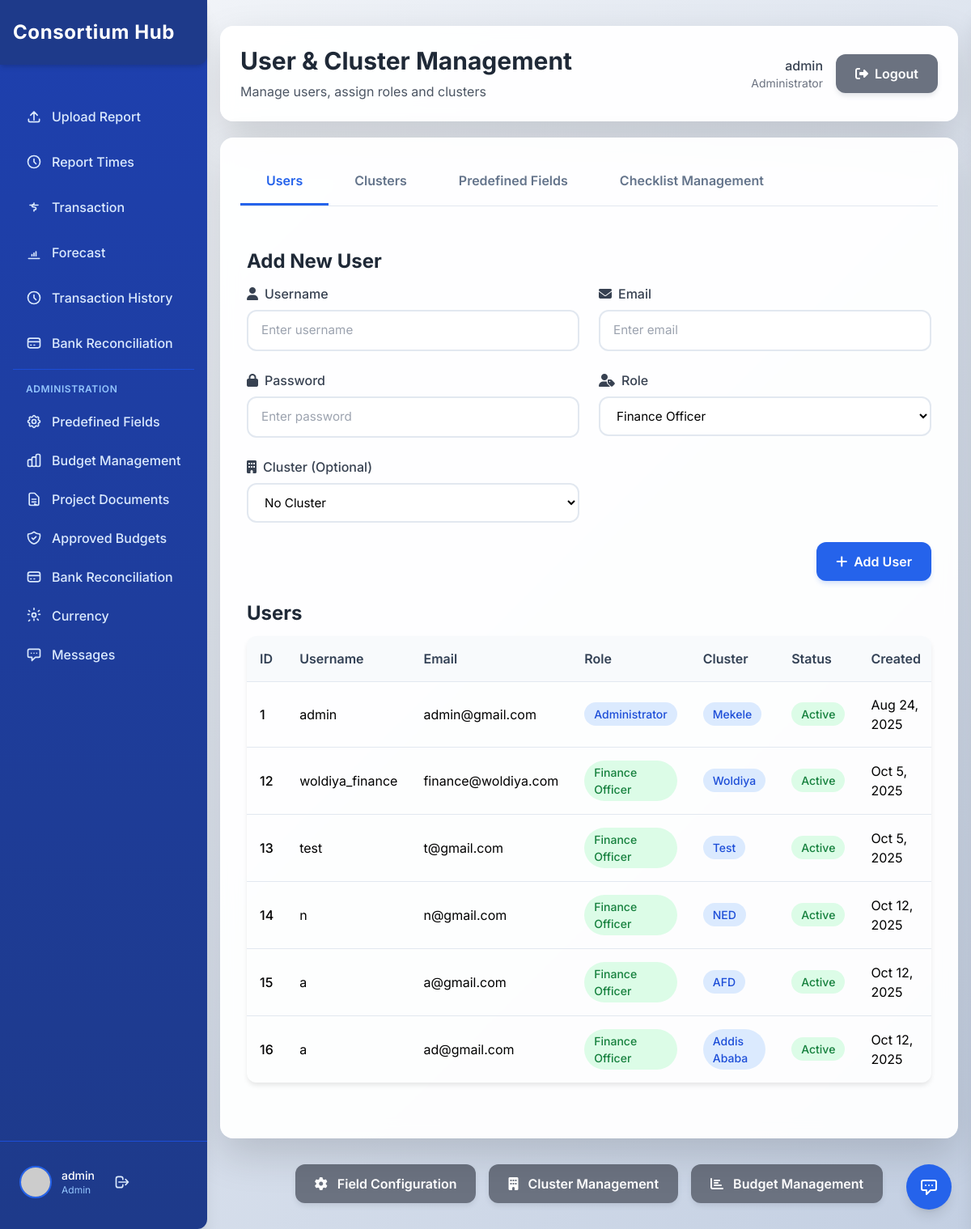
/admin.php (signed in), run on the app's committed database.
### tables this page shows
CREATE TABLE `users` (
  `id` int(11) NOT NULL,
  `username` varchar(100) NOT NULL,
  `email` varchar(100) NOT NULL,
  `password` varchar(255) NOT NULL,
  `role` enum('admin','finance_officer') NOT NULL DEFAULT 'finance_officer',
  `cluster_name` varchar(100) DEFAULT NULL,
  `is_active` tinyint(1) DEFAULT 1,
  `created_at` timestamp NOT NULL DEFAULT current_timestamp(),
  `updated_at` timestamp NOT NULL DEFAULT current_timestamp() ON UPDATE current_timestamp()
);

### admin.php (the view, shortened to what this page needs)
<?php
include 'header.php';
include 'setup_database.php';
$usersQuery = "SELECT id, username, email, role, cluster_name, is_active, created_at FROM users ORDER BY id";
$usersResult = $conn->query($usersQuery);
$users = [];
if ($usersResult && $usersResult->num_rows > 0) {
    while ($row = $usersResult->fetch_assoc()) {
        $users[] = $row;
    }
}
?>
<!DOCTYPE html>
<html lang="en">
<head>
    <script src="https://cdn.tailwindcss.com"></script>
    <link rel="stylesheet" href="https://cdnjs.cloudflare.com/ajax/libs/font-awesome/6.4.0/css/all.min.css">
</head>
<body>
    <div class="min-h-screen py-8 overflow-y-auto main-content-flex">
        <div class="max-w-6xl mx-auto px-4 w-full">
            <div class="admin-card p-6 mb-8">
                <div class="flex flex-col md:flex-row md:items-center md:justify-between gap-4">
                    <div>
                        <h1 class="text-3xl font-bold text-gray-800">User & Cluster Management</h1>
                        <p class="text-gray-600 mt-2">Manage users, assign roles and clusters</p>
                    </div>
                    <div class="flex items-center gap-4">
                        <div class="text-right">
                            <p class="text-gray-700 font-medium"><?php echo htmlspecialchars($_SESSION['username']); ?></p>
                            <p class="text-gray-500 text-sm">Administrator</p>
                        </div>
                        <a href="logout.php" class="btn-secondary flex items-center gap-2">
                            <i class="fas fa-sign-out-alt"></i> Logout
                        </a>
                    </div>
                </div>
            </div>
            <div class="admin-card p-6 mb-8">
                <div class="tabs">
                    <div class="tab active" onclick="switchTab('users')">Users</div>
                    <div class="tab" onclick="switchTab('clusters')">Clusters</div>
                    <div class="tab" onclick="switchTab('fields')">Predefined Fields</div>
                    <div class="tab" onclick="switchTab('checklist')">Checklist Management</div>
                </div>
                <div id="users-tab" class="tab-content active">
                    <div class="tab-wrapper">
                        <div class="mb-8 form-container">
                            <h2 class="text-2xl font-bold text-gray-800 mb-6">Add New User</h2>
                            <form method="POST" class="grid grid-cols-1 md:grid-cols-2 gap-6">
                                <div>
                                    <label class="block text-gray-700 font-medium mb-2" for="username">
                                        <i class="fas fa-user mr-2"></i>Username
                                    </label>
                                    <input
                                        type="text"
                                        id="username"
                                        name="username"
                                        class="form-input"
                                        placeholder="Enter username"
                                        value="<?php echo htmlspecialchars($_POST['username'] ?? ''); ?>"
                                        required
                                    >
                                </div>
                                <div>
                                    <label class="block text-gray-700 font-medium mb-2" for="email">
                                        <i class="fas fa-envelope mr-2"></i>Email
                                    </label>
                                    <input
                                        type="email"
                                        id="email"
                                        name="email"
                                        class="form-input"
                                        placeholder="Enter email"
                                        value="<?php echo htmlspecialchars($_POST['email'] ?? ''); ?>"
                                        required
                                    >
                                </div>
                                <div>
                                    <label class="block text-gray-700 font-medium mb-2" for="password">
                                        <i class="fas fa-lock mr-2"></i>Password
                                    </label>
                                    <input
                                        type="password"
                                        id="password"
                                        name="password"
                                        class="form-input"
                                        placeholder="Enter password"
                                        required
                                    >
                                </div>
                                <div>
                                    <label class="block text-gray-700 font-medium mb-2" for="role">
                                        <i class="fas fa-user-tag mr-2"></i>Role
                                    </label>
                                    <select id="role" name="role" class="form-input">
                                        <option value="finance_officer" <?php echo (($_POST['role'] ?? 'finance_officer') === 'finance_officer') ? 'selected' : ''; ?>>Finance Officer</option>
                                    </select>
                                </div>
                                <div>
                                    <label class="block text-gray-700 font-medium mb-2" for="cluster_name">
                                        <i class="fas fa-building mr-2"></i>Cluster (Optional)
                                    </label>
                                    <select id="cluster_name" name="cluster_name" class="form-input">
                                        <option value="">No Cluster</option>
                                    </select>
                                </div>
                                <div class="md:col-span-2 flex justify-end">
                                    <button type="submit" class="btn-primary flex items-center gap-2">
                                        <i class="fas fa-plus"></i> Add User
                                    </button>
                                </div>
                            </form>
                        </div>
                        <div class="form-container">
                            <h2 class="text-2xl font-bold text-gray-800 mb-6">Users</h2>
                            <div class="table-container">
                                <table>
                                    <thead>
                                        <tr>
                                            <th>ID</th>
                                            <th>Username</th>
                                            <th>Email</th>
                                            <th>Role</th>
                                            <th>Cluster</th>
                                            <th>Status</th>
                                            <th>Created</th>
                                        </tr>
                                    </thead>
                                    <tbody>
                                        <?php if (empty($users)): ?>
                                            <tr>
                                                <td colspan="8" class="text-center text-gray-500 py-8">
                                                    <i class="fas fa-users fa-2x mb-2"></i>
                                                    <p>No users found</p>
                                                </td>
                                            </tr>
                                        <?php else: ?>
                                            <?php foreach ($users as $user): ?>
                                                <tr>
                                                    <td class="font-medium"><?php echo $user['id']; ?></td>
                                                    <td><?php echo htmlspecialchars($user['username']); ?></td>
                                                    <td><?php echo htmlspecialchars($user['email']); ?></td>
                                                    <td>
                                                        <span class="badge <?php echo $user['role'] === 'admin' ? 'badge-admin' : 'badge-finance'; ?>">
                                                            <?php echo $user['role'] === 'admin' ? 'Administrator' : 'Finance Officer'; ?>
                                                        </span>
                                                    </td>
                                                    <td>
                                                        <?php if ($user['cluster_name']): ?>
                                                            <span class="badge badge-admin">
                                                                <?php echo htmlspecialchars($user['cluster_name']); ?>
                                                            </span>
                                                        <?php else: ?>
                                                            <span class="text-gray-500">None</span>
                                                        <?php endif; ?>
                                                    </td>
                                                    <td>
                                                        <span class="badge <?php echo $user['is_active'] ? 'badge-active' : 'badge-inactive'; ?>">
                                                            <?php echo $user['is_active'] ? 'Active' : 'Inactive'; ?>
                                                        </span>
                                                    </td>
                                                    <td><?php echo date('M j, Y', strtotime($user['created_at'])); ?></td>
                                                </tr>
                                            <?php endforeach; ?>
                                        <?php endif; ?>
                                    </tbody>
                                </table>
                            </div>
                        </div>
                    </div>
                </div>
            </div>
            <div class="flex justify-center gap-4 mt-8">
                <a href="admin_predefined_fields.php" class="btn-secondary">
                    <i class="fas fa-cog mr-2"></i> Field Configuration
                </a>
                <a href="#clusters" class="btn-secondary" onclick="switchTab('clusters')">
                    <i class="fas fa-building mr-2"></i> Cluster Management
                </a>
                <a href="admin_budget_management.php" class="btn-secondary">
                    <i class="fas fa-chart-bar mr-2"></i> Budget Management
                </a>
            </div>
        </div>
    </div>
</body>
</html>

### data on the page
users: id "1", username "admin", email "admin@gmail.com", role "Administrator", cluster_name "Mekele", is_active "Active", created_at "Aug 24, 2025"
users: id "12", username "woldiya_finance", email "finance@woldiya.com", role "Finance Officer", cluster_name "Woldiya", is_active "Active", created_at "Oct 5, 2025"
users: id "13", username "test", email "t@gmail.com", role "Finance Officer", cluster_name "Test", is_active "Active", created_at "Oct 5, 2025"
users: id "14", username "n", email "n@gmail.com", role "Finance Officer", cluster_name "NED", is_active "Active", created_at "Oct 12, 2025"
users: id "15", username "a", email "a@gmail.com", role "Finance Officer", cluster_name "AFD", is_active "Active", created_at "Oct 12, 2025"
users: id "16", username "a", email "ad@gmail.com", role "Finance Officer", cluster_name "Addis Ababa", is_active "Active", created_at "Oct 12, 2025"

### other printed values
$_SESSION['username'] "admin"
$_SESSION['role'] "Admin"
